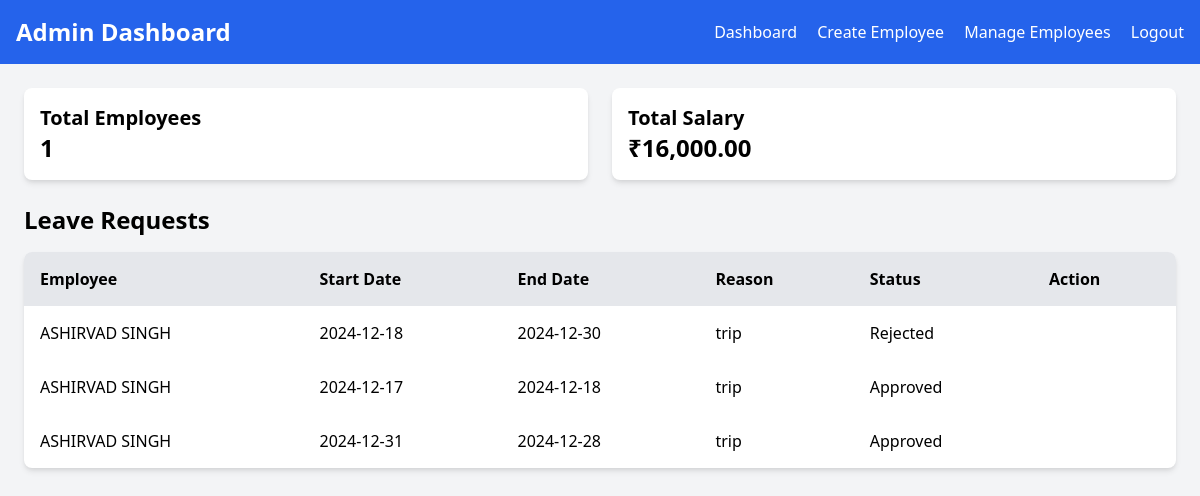
Page /admin_dashboard.php (signed in) on the committed database.
### tables this page shows
CREATE TABLE `leave_requests` (
  `id` int(11) NOT NULL,
  `employee_id` int(11) NOT NULL,
  `start_date` date NOT NULL,
  `end_date` date NOT NULL,
  `reason` text NOT NULL,
  `status` enum('pending','approved','rejected') DEFAULT 'pending'
);

CREATE TABLE `employees` (
  `id` int(11) NOT NULL,
  `user_id` int(11) NOT NULL,
  `name` varchar(100) NOT NULL,
  `address` text NOT NULL,
  `phone` varchar(15) NOT NULL,
  `email` varchar(100) NOT NULL,
  `adhar_card` varchar(20) NOT NULL,
  `pan_card` varchar(10) NOT NULL,
  `salary` decimal(10,2) NOT NULL,
  `role` varchar(50) NOT NULL,
  `photo` varchar(255) NOT NULL
);

### admin_dashboard.php (the view, shortened to what this page needs)
<?php
include 'config.php';
$employees_count = $conn->query("SELECT COUNT(*) AS total FROM employees")->fetch_assoc()['total'];
$total_salary = $conn->query("SELECT SUM(salary) AS total FROM employees")->fetch_assoc()['total'];
$leave_requests = $conn->query("
    SELECT leave_requests.*, employees.name FROM leave_requests
    JOIN employees ON leave_requests.employee_id = employees.id
");
?>
<head>
</head>
<body class="bg-gray-100 min-h-screen">
    <?php include 'header.php'; ?>
    <div class="p-6 max-w-7xl mx-auto">
        <div class="grid grid-cols-2 gap-6 mb-6">
            <div class="bg-white p-4 rounded-lg shadow-md">
                <h2 class="text-xl font-semibold">Total Employees</h2>
                <p class="text-2xl font-bold"><?= $employees_count ?></p>
            </div>
            <div class="bg-white p-4 rounded-lg shadow-md">
                <h2 class="text-xl font-semibold">Total Salary</h2>
                <p class="text-2xl font-bold">₹<?= number_format($total_salary, 2) ?></p>
            </div>
        </div>
        <h2 class="text-2xl font-semibold mb-4">Leave Requests</h2>
        <table class="w-full bg-white shadow-md rounded-lg overflow-hidden">
            <thead class="bg-gray-200">
                <tr>
                    <th class="p-4 text-left">Employee</th>
                    <th class="p-4 text-left">Start Date</th>
                    <th class="p-4 text-left">End Date</th>
                    <th class="p-4 text-left">Reason</th>
                    <th class="p-4 text-left">Status</th>
                    <th class="p-4 text-left">Action</th>
                </tr>
            </thead>
            <tbody>
                <?php while ($leave = $leave_requests->fetch_assoc()) { ?>
                    <tr>
                        <td class="p-4"><?= $leave['name'] ?></td>
                        <td class="p-4"><?= $leave['start_date'] ?></td>
                        <td class="p-4"><?= $leave['end_date'] ?></td>
                        <td class="p-4"><?= $leave['reason'] ?></td>
                        <td class="p-4"><?= ucfirst($leave['status']) ?></td>
                        <td class="p-4">
                        </td>
                    </tr>
                <?php } ?>
            </tbody>
        </table>
    </div>
</body>
</html>

### header.php (shortened to what this page needs)
<?php
$role = $_SESSION['role'];
?>
<!DOCTYPE html>
<html lang="en">
<head>
    <link href="https://cdn.jsdelivr.net/npm/tailwindcss@2.2.19/dist/tailwind.min.css" rel="stylesheet">
</head>
<body class="bg-gray-100 min-h-screen">
<nav class="bg-blue-600 p-4">
    <div class="max-w-7xl mx-auto flex items-center justify-between">
        <a href="<?= $role == 'admin' ? 'admin_dashboard.php' : 'employee_dashboard.php'; ?>" class="text-white text-2xl font-semibold">
            <?= $role == 'admin' ? 'Admin Dashboard' : 'Employee Dashboard'; ?>
        </a>
        <div class="space-x-4">
            <?php if ($role == 'admin'): ?>
                <a href="admin_dashboard.php" class="text-white hover:text-blue-200">Dashboard</a>
                <a href="create_employee.php" class="text-white hover:text-blue-200">Create Employee</a>
                <a href="manage_employees.php" class="text-white hover:text-blue-200">Manage Employees</a>
            <?php elseif ($role == 'employee'): ?>
                <a href="employee_dashboard.php" class="text-white hover:text-blue-200">Dashboard</a>
                <a href="request_leave.php" class="text-white hover:text-blue-200">Request Leave</a>
            <?php endif; ?>
            <a href="logout.php" class="text-white hover:text-blue-200">Logout</a>
        </div>
    </div>
</nav>

### rows in the picture
leave_requests: employee.name "ASHIRVAD SINGH", start_date "2024-12-18", end_date "2024-12-30", reason "trip", status "Rejected"
leave_requests: employee.name "ASHIRVAD SINGH", start_date "2024-12-17", end_date "2024-12-18", reason "trip", status "Approved"
leave_requests: employee.name "ASHIRVAD SINGH", start_date "2024-12-31", end_date "2024-12-28", reason "trip", status "Approved"

### other values in the picture
$employees_count "1"
$total_salary "16,000.00"
